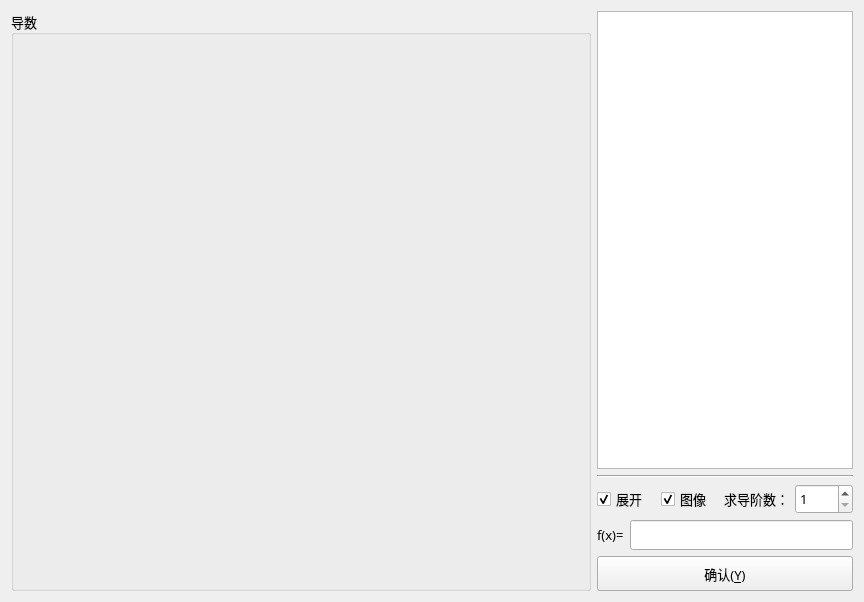
      <widget class="QWidget" name="tab_5">
       <attribute name="title">
        <string>导数</string>
       </attribute>
       <layout class="QGridLayout" name="gridLayout_11">
        <item row="0" column="0">
         <layout class="QHBoxLayout" name="horizontalLayout_19">
          <item>
           <widget class="QGroupBox" name="groupBox_5">
            <property name="minimumSize">
             <size>
              <width>580</width>
              <height>580</height>
             </size>
            </property>
            <property name="maximumSize">
             <size>
              <width>580</width>
              <height>580</height>
             </size>
            </property>
            <property name="font">
             <font>
              <family>微软雅黑</family>
              <pointsize>10</pointsize>
             </font>
            </property>
            <property name="title">
             <string>导数</string>
            </property>
           </widget>
          </item>
          <item>
           <layout class="QVBoxLayout" name="verticalLayout_6">
            <item>
             <widget class="QTextBrowser" name="textBrowser_7">
              <property name="font">
               <font>
                <family>微软雅黑</family>
                <pointsize>12</pointsize>
               </font>
              </property>
             </widget>
            </item>
            <item>
             <widget class="Line" name="line_5">
              <property name="orientation">
               <enum>Qt::Horizontal</enum>
              </property>
             </widget>
            </item>
            <item>
             <layout class="QHBoxLayout" name="horizontalLayout_18">
              <item>
               <widget class="QCheckBox" name="checkBox">
                <property name="minimumSize">
                 <size>
                  <width>0</width>
                  <height>30</height>
                 </size>
                </property>
                <property name="font">
                 <font>
                  <family>微软雅黑</family>
                  <pointsize>10</pointsize>
                 </font>
                </property>
                <property name="text">
                 <string>展开</string>
                </property>
                <property name="checked">
                 <bool>true</bool>
                </property>
               </widget>
              </item>
              <item>
               <widget class="QCheckBox" name="checkBox_2">
                <property name="minimumSize">
                 <size>
                  <width>0</width>
                  <height>30</height>
                 </size>
                </property>
                <property name="font">
                 <font>
                  <family>微软雅黑</family>
                  <pointsize>10</pointsize>
                 </font>
                </property>
                <property name="autoFillBackground">
                 <bool>false</bool>
                </property>
                <property name="text">
                 <string>图像</string>
                </property>
                <property name="checked">
                 <bool>true</bool>
                </property>
               </widget>
              </item>
              <item>
               <widget class="QLabel" name="label_13">
                <property name="maximumSize">
                 <size>
                  <width>70</width>
                  <height>30</height>
                 </size>
                </property>
                <property name="font">
                 <font>
                  <family>微软雅黑</family>
                  <pointsize>10</pointsize>
                 </font>
                </property>
                <property name="text">
                 <string>求导阶数：</string>
                </property>
               </widget>
              </item>
              <item>
               <widget class="QSpinBox" name="spinBox">
                <property name="minimumSize">
                 <size>
                  <width>0</width>
                  <height>30</height>
                 </size>
                </property>
                <property name="maximumSize">
                 <size>
                  <width>90</width>
                  <height>16777215</height>
                 </size>
                </property>
                <property name="font">
                 <font>
                  <family>微软雅黑</family>
                  <pointsize>10</pointsize>
                 </font>
                </property>
                <property name="minimum">
                 <number>1</number>
                </property>
               </widget>
              </item>
             </layout>
            </item>
            <item>
             <layout class="QHBoxLayout" name="horizontalLayout_17">
              <item>
               <widget class="QLabel" name="label_12">
                <property name="minimumSize">
                 <size>
                  <width>0</width>
                  <height>30</height>
                 </size>
                </property>
                <property name="font">
                 <font>
                  <family>微软雅黑</family>
                  <pointsize>10</pointsize>
                 </font>
                </property>
                <property name="text">
                 <string>f(x)=</string>
                </property>
               </widget>
              </item>
              <item>
               <widget class="QLineEdit" name="lineEdit_11">
                <property name="minimumSize">
                 <size>
                  <width>0</width>
                  <height>30</height>
                 </size>
                </property>
                <property name="font">
                 <font>
                  <family>微软雅黑</family>
                  <pointsize>10</pointsize>
                 </font>
                </property>
               </widget>
              </item>
             </layout>
            </item>
            <item>
             <widget class="QPushButton" name="pushButton_5">
              <property name="minimumSize">
               <size>
                <width>0</width>
                <height>35</height>
               </size>
              </property>
              <property name="font">
               <font>
                <family>微软雅黑</family>
                <pointsize>10</pointsize>
               </font>
              </property>
              <property name="text">
               <string>确认(&amp;Y)</string>
              </property>
             </widget>
            </item>
           </layout>
          </item>
         </layout>
        </item>
       </layout>
      </widget>
